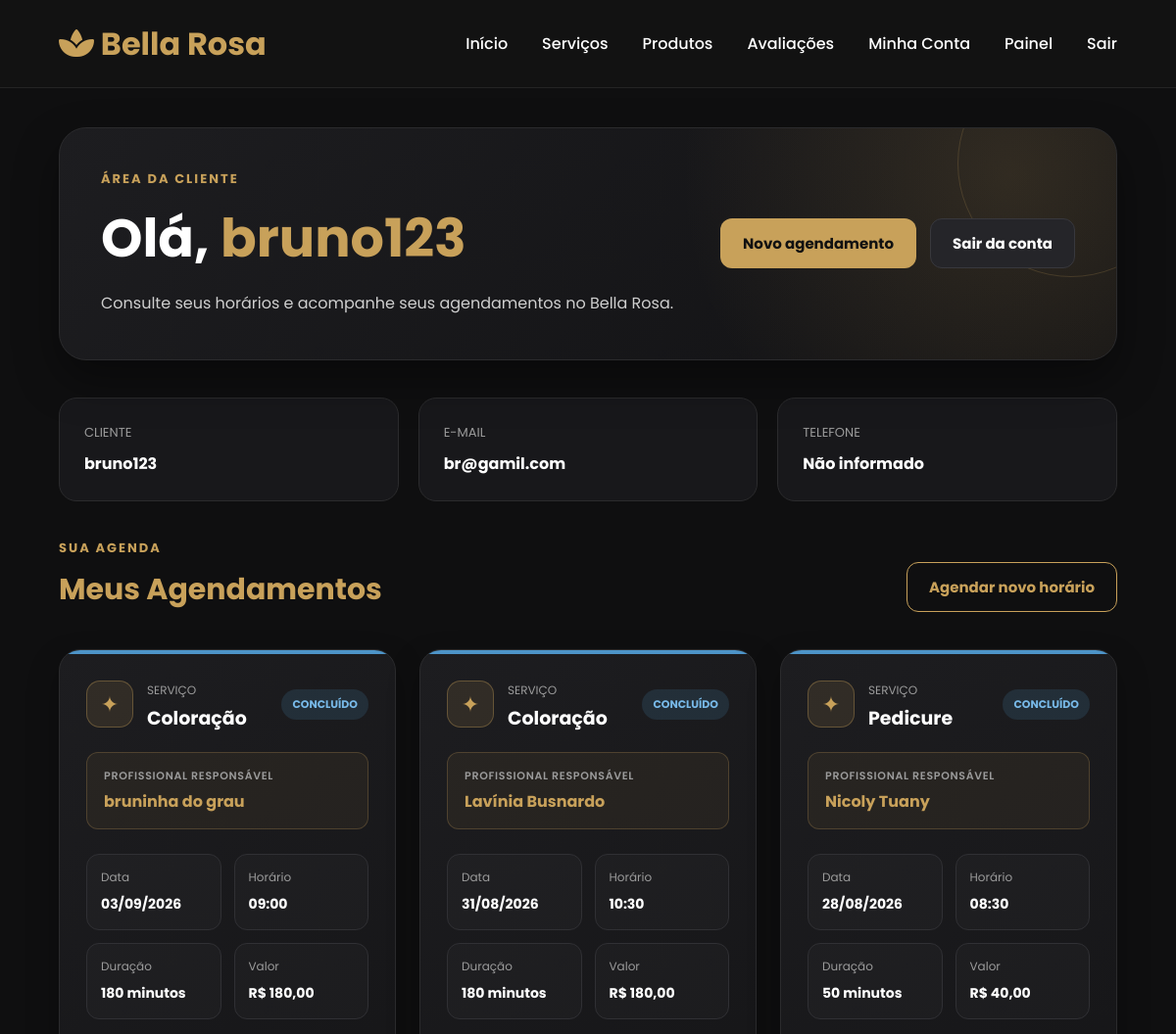
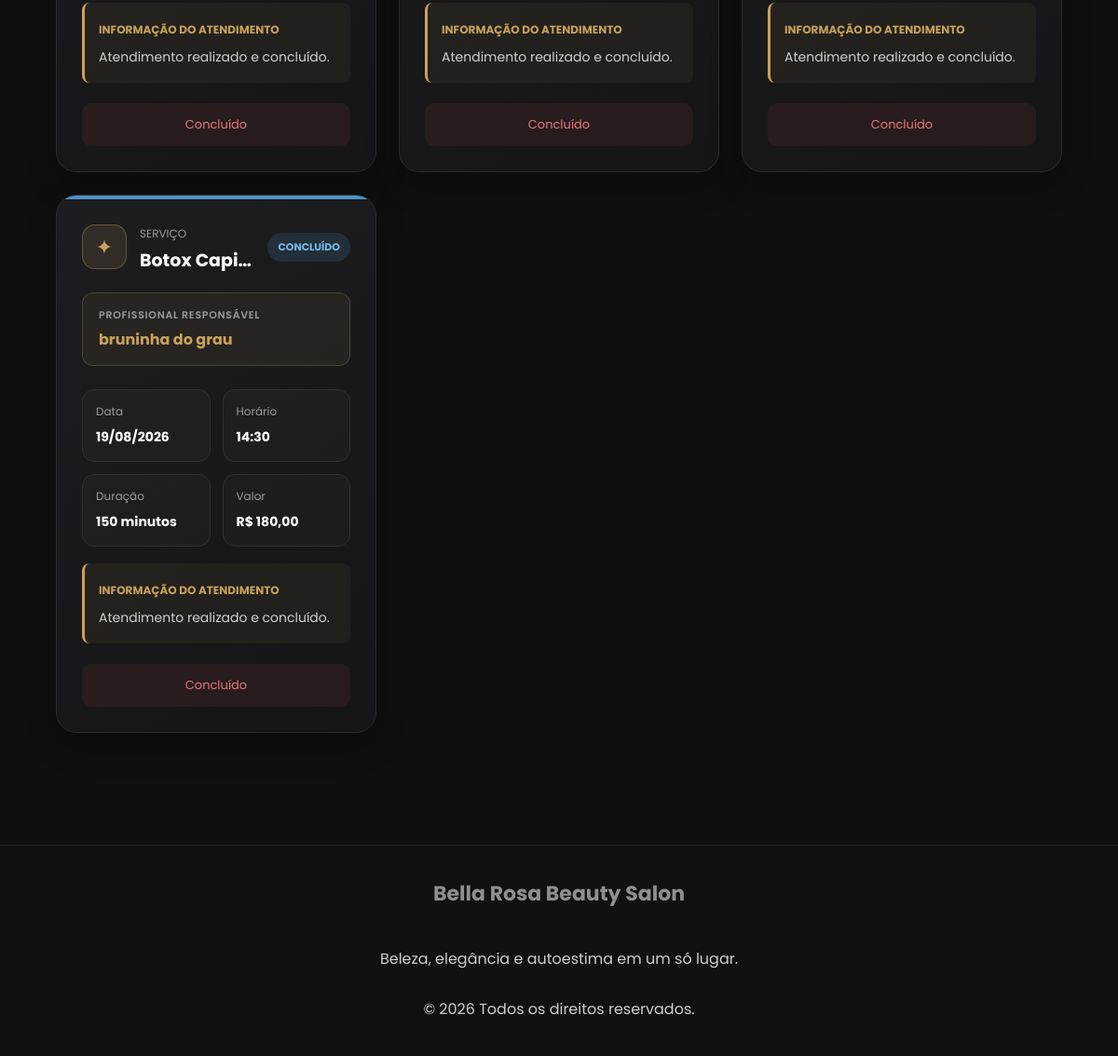
Screenshot of /contas/perfil/ (signed in) with the database file from the repository (2 pictures, top to bottom).
### contas/models.py (models this page shows, shortened)
class Usuario(AbstractUser):
    telefone = models.CharField(
        max_length=20,
        blank=True
    )
    is_admin_salao = models.BooleanField(
        default=False
    )

### agendamentos/models.py (models this page shows, shortened)
class Agendamento(models.Model):
    STATUS_PENDENTE = "PENDENTE"
    STATUS_CONFIRMADO = "CONFIRMADO"
    STATUS_CANCELADO_CLIENTE = "CANCELADO_CLIENTE"
    STATUS_CANCELADO_ADMIN = "CANCELADO_ADMIN"
    STATUS_DESISTENCIA = "DESISTENCIA"
    STATUS_NAO_COMPARECEU = "NAO_COMPARECEU"
    STATUS_CONCLUIDO = "CONCLUIDO"
    STATUS_CHOICES = [
        (
            STATUS_PENDENTE,
            "Pendente",
        ),
        (
            STATUS_CONFIRMADO,
            "Confirmado",
        ),
        (
            STATUS_CANCELADO_CLIENTE,
            "Cancelado pela cliente",
        ),
        (
            STATUS_CANCELADO_ADMIN,
            "Cancelado pelo salão",
        ),
        (
            STATUS_DESISTENCIA,
            "Desistência informada",
        ),
        (
            STATUS_NAO_COMPARECEU,
            "Não compareceu",
        ),
        (
            STATUS_CONCLUIDO,
            "Concluído",
        ),
    ]
    cliente = models.ForeignKey(
        settings.AUTH_USER_MODEL,
        on_delete=models.CASCADE,
        related_name="agendamentos",
        verbose_name="Cliente",
    )
    servico = models.ForeignKey(
        Servico,
        on_delete=models.PROTECT,
        related_name="agendamentos",
        verbose_name="Serviço",
    )
    funcionario = models.ForeignKey(
        Funcionario,
        on_delete=models.PROTECT,
        related_name="agendamentos",
        verbose_name="Profissional",
        null=True,
        blank=True,
    )
    data = models.DateField(
        verbose_name="Data",
    )
    horario = models.TimeField(
        verbose_name="Horário",
    )
    observacao = models.TextField(
        blank=True,
        null=True,
        verbose_name="Observação da cliente",
    )
    status = models.CharField(
        max_length=30,
        choices=STATUS_CHOICES,
        default=STATUS_PENDENTE,
        verbose_name="Status",
    )
    motivo_status = models.TextField(
        blank=True,
        verbose_name="Motivo ou observação do status",
        help_text=(
            "Exemplo: cliente ligou informando que não poderá comparecer."
        ),
    )
    criado_em = models.DateTimeField(
        auto_now_add=True,
        verbose_name="Criado em",
    )
    atualizado_em = models.DateTimeField(
        auto_now=True,
        verbose_name="Atualizado em",
    )
    class Meta:
        verbose_name = "Agendamento"
        verbose_name_plural = "Agendamentos"
        ordering = [
            "-data",
            "-horario",
        ]

### servicos/models.py (models this page shows, shortened)
class Servico(models.Model):
    nome = models.CharField("Nome", max_length=100)
    descricao = models.TextField("Descrição", blank=True)
    preco = models.DecimalField("Preço", max_digits=8, decimal_places=2)
    duracao = models.PositiveIntegerField("Duração (minutos)")
    ativo = models.BooleanField("Disponível", default=True)
    class Meta:
        verbose_name = "Serviço"
        verbose_name_plural = "Serviços"

### funcionarios/models.py (models this page shows, shortened)
class Funcionario(models.Model):
    CARGO_CABELEIREIRA = "CABELEIREIRA"
    CARGO_MANICURE = "MANICURE"
    CARGO_MAQUIADORA = "MAQUIADORA"
    CARGO_DESIGNER_SOBRANCELHAS = "DESIGNER_SOBRANCELHAS"
    CARGO_ESTETICISTA = "ESTETICISTA"
    CARGO_RECEPCIONISTA = "RECEPCIONISTA"
    CARGO_OUTRO = "OUTRO"
    CARGOS = [
        (
            CARGO_CABELEIREIRA,
            "Cabeleireira",
        ),
        (
            CARGO_MANICURE,
            "Manicure e pedicure",
        ),
        (
            CARGO_MAQUIADORA,
            "Maquiadora",
        ),
        (
            CARGO_DESIGNER_SOBRANCELHAS,
            "Designer de sobrancelhas",
        ),
        (
            CARGO_ESTETICISTA,
            "Esteticista",
        ),
        (
            CARGO_RECEPCIONISTA,
            "Recepcionista",
        ),
        (
            CARGO_OUTRO,
            "Outro",
        ),
    ]
    nome = models.CharField(
        max_length=150,
        verbose_name="Nome completo",
    )
    cpf = models.CharField(
        max_length=14,
        unique=True,
        verbose_name="CPF",
    )
    telefone = models.CharField(
        max_length=20,
        verbose_name="Telefone",
    )
    email = models.EmailField(
        blank=True,
        verbose_name="E-mail",
    )
    cargo = models.CharField(
        max_length=40,
        choices=CARGOS,
        verbose_name="Cargo",
    )
    data_admissao = models.DateField(
        null=True,
        blank=True,
        verbose_name="Data de admissão",
    )
    servicos = models.ManyToManyField(
        Servico,
        blank=True,
        related_name="funcionarios",
        verbose_name="Serviços realizados",
    )
    ativo = models.BooleanField(
        default=True,
        verbose_name="Funcionário ativo",
    )
    observacao = models.TextField(
        blank=True,
        verbose_name="Observação",
    )
    criado_em = models.DateTimeField(
        auto_now_add=True,
        verbose_name="Criado em",
    )
    atualizado_em = models.DateTimeField(
        auto_now=True,
        verbose_name="Atualizado em",
    )
    class Meta:
        verbose_name = "Funcionário"
        verbose_name_plural = "Funcionários"
        ordering = ["nome"]

### contas/views.py (the view)
# urls.py: path('perfil/', views.perfil, name='perfil'),
@login_required(login_url="login")
def perfil(request):
    agendamentos = (
        request.user
        .agendamentos
        .select_related(
            "servico",
            "funcionario",
        )
        .order_by(
            "-data",
            "-horario",
        )
    )
    return render(
        request,
        "contas/perfil.html",
        {
            "agendamentos": agendamentos
        }
    )

### templates/contas/perfil.html (shortened to what this page needs)
{% extends 'base.html' %}
{% block content %}
<section class="customer-dashboard fade">
    <div class="customer-welcome">
        <div>
            <span class="customer-eyebrow">
                Área da Cliente
            </span>
            <h1>
                Olá,
                <span>
                    {{ request.user.first_name|default:request.user.username }}
                </span>
            </h1>
            <p>
                Consulte seus horários e acompanhe seus
                agendamentos no Bella Rosa.
            </p>
        </div>
        <div class="customer-actions">
            <a
                href="{% url 'agendamento' %}"
                class="button-link button-gold"
            >
                Novo agendamento
            </a>
            <a
                href="{% url 'logout' %}"
                class="button-link button-dark"
            >
                Sair da conta
            </a>
        </div>
    </div>
    <div class="customer-summary">
        <div class="summary-card">
            <span class="summary-label">
                Cliente
            </span>
            <strong>
                {{ request.user.first_name|default:request.user.username }}
            </strong>
        </div>
        <div class="summary-card">
            <span class="summary-label">
                E-mail
            </span>
            <strong>
                {{ request.user.email|default:"Não informado" }}
            </strong>
        </div>
        <div class="summary-card">
            <span class="summary-label">
                Telefone
            </span>
            <strong>
                {{ request.user.telefone|default:"Não informado" }}
            </strong>
        </div>
    </div>
    <div class="appointments-header">
        <div>
            <span class="customer-eyebrow">
                Sua agenda
            </span>
            <h2>
                Meus Agendamentos
            </h2>
        </div>
        <a
            href="{% url 'agendamento' %}"
            class="button-link button-outline-gold"
        >
            Agendar novo horário
        </a>
    </div>
    {% if agendamentos %}
        <div class="appointments-grid">
            {% for agendamento in agendamentos %}
                <article
                    class="
                        appointment-item
                        {% if agendamento.status == 'CONFIRMADO' %}
                            appointment-confirmed
                        {% elif agendamento.status == 'PENDENTE' %}
                            appointment-pending
                        {% elif agendamento.status == 'CONCLUIDO' %}
                            appointment-completed
                        {% else %}
                            appointment-cancelled
                        {% endif %}
                    "
                >
                    <div class="appointment-top">
                        <div class="appointment-icon">
                            ✦
                        </div>
                        <div class="appointment-title">
                            <span class="appointment-service-label">
                                Serviço
                            </span>
                            <h3>
                                {{ agendamento.servico.nome }}
                            </h3>
                        </div>
                        {% if agendamento.status == "CONFIRMADO" %}
                            <span class="appointment-status status-confirmed">
                                Confirmado
                            </span>
                        {% elif agendamento.status == "PENDENTE" %}
                            <span class="appointment-status status-pending">
                                Pendente
                            </span>
                        {% elif agendamento.status == "CONCLUIDO" %}
                            <span class="appointment-status status-completed">
                                Concluído
                            </span>
                        {% else %}
                            <span class="appointment-status status-cancelled">
                                {{ agendamento.get_status_display }}
                            </span>
                        {% endif %}
                    </div>
                    <div class="appointment-professional-box">
                        <span>
                            Profissional responsável
                        </span>
                        <strong>
                            {% if agendamento.funcionario %}
                                {{ agendamento.funcionario.nome }}
                            {% else %}
                                A definir
                            {% endif %}
                        </strong>
                    </div>
                    <div class="appointment-details">
                        <div class="appointment-detail">
                            <span>
                                Data
                            </span>
                            <strong>
                                {{ agendamento.data|date:"d/m/Y" }}
                            </strong>
                        </div>
                        <div class="appointment-detail">
                            <span>
                                Horário
                            </span>
                            <strong>
                                {{ agendamento.horario|time:"H:i" }}
                            </strong>
                        </div>
                        <div class="appointment-detail">
                            <span>
                                Duração
                            </span>
                            <strong>
                                {{ agendamento.servico.duracao }}
                                minutos
                            </strong>
                        </div>
                        <div class="appointment-detail">
                            <span>
                                Valor
                            </span>
                            <strong>
                                R$ {{ agendamento.servico.preco }}
                            </strong>
                        </div>
                    </div>
                    {% if agendamento.motivo_status %}
                        <div class="appointment-note">
                            <span>
                                Informação do atendimento
                            </span>
                            <p>
                                {{ agendamento.motivo_status }}
                            </p>
                        </div>
                    {% endif %}
                    {% if agendamento.status == "PENDENTE" or agendamento.status == "CONFIRMADO" %}
                        <div class="appointment-footer">
                            <form
                                method="POST"
                                action="{% url 'cancelar_agendamento' agendamento.id %}"
                                onsubmit="return confirmarCancelamento();"
                            >
                                {% csrf_token %}
                                <button
                                    type="submit"
                                    class="cancel-appointment-button"
                                >
                                    Cancelar agendamento
                                </button>
                            </form>
                        </div>
                    {% else %}
                        <div class="cancelled-message">
                            {{ agendamento.get_status_display }}
                        </div>
                    {% endif %}
                </article>
            {% endfor %}
        </div>
    {% endif %}
</section>
{% endblock %}

### rows the page displays
Usuario: user.first_name "bruno123", user.email "br@gamil.com", user.telefone "Não informado"
Agendamento: servico.nome "Coloração", shows "CONCLUÍDO", funcionario.nome "bruninha do grau", data "03/09/2026", horario "09:00", servico.duracao "180", servico.preco "180,00", motivo_status "Atendimento realizado e concluído.", status "Concluído"
Agendamento: servico.nome "Coloração", shows "CONCLUÍDO", funcionario.nome "Lavínia Busnardo", data "31/08/2026", horario "10:30", servico.duracao "180", servico.preco "180,00", motivo_status "Atendimento realizado e concluído.", status "Concluído"
Agendamento: servico.nome "Pedicure", shows "CONCLUÍDO", funcionario.nome "Nicoly Tuany", data "28/08/2026", horario "08:30", servico.duracao "50", servico.preco "40,00", motivo_status "Atendimento realizado e concluído.", status "Concluído"
Agendamento: servico.nome "Botox Capi…", shows "CONCLUÍDO", funcionario.nome "bruninha do grau", data "19/08/2026", horario "14:30", servico.duracao "150", servico.preco "180,00", motivo_status "Atendimento realizado e concluído.", status "Concluído"
